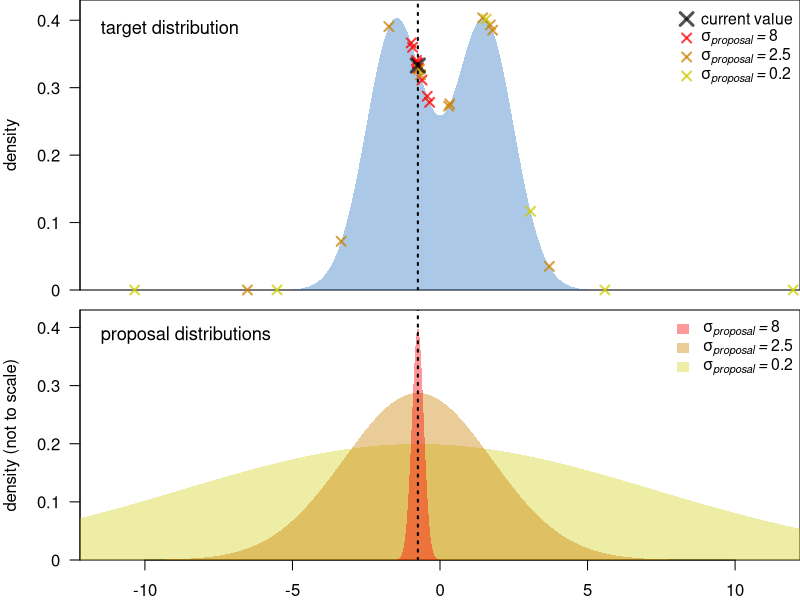

The R source for this figure:
## ---- chunk 1
knitr::opts_chunk$set(echo = TRUE)
## ---- chunk 2

set.seed(2)
par(mfrow=c(2,1),mar = c(0.5,4,0,0), las = 1)
xd <- seq(-12.2,12.2,0.01)
yd <- dnorm(xd,-1.5,1)+dnorm(xd,1.5,1)
plot(xd,yd, xlab = "", ylab = "density",type = "n", yaxs = "i", xaxs = "i", ylim = c(0,0.43), xaxt = "n", yaxt = "n")
axis(2,seq(0,0.5,0.1), c("0",as.character(seq(0.1,0.4,0.1)),NA))
text(-11.5,0.39,"target distribution", adj = c(0,.5), cex = 1.1)

error_polygon <- function(x,en,ep,color) {
  polygon( c(x[1], x, x[length(x)], x[length(x)], rev(x), x[1]),
           c((ep)[1],ep, (ep)[length(ep)], (en)[length(en)], rev(en), (en)[1]),
           border = NA, col = color)
}

col3 <- rgb(0.8,0.8,0,.75)
col2 <- rgb(0.8,0.5,0,.75)
col1 <- rgb(1,0,0,.75)


error_polygon(xd,rep(0,length(xd)),yd,rgb(0,0.35,0.7,0.33))
p1 <- -0.75
sd3 <- p1+rnorm(10,0,0.2)
points(sd3,dnorm(sd3,-1.5,1)+dnorm(sd3,1.5,1), pch = 4, cex = 1.2, lwd = 2, col = col1, xpd = T)

sd2 <- p1+rnorm(10,0,2.5)
points(sd2,dnorm(sd2,-1.5,1)+dnorm(sd2,1.5,1), pch = 4, cex = 1.2, lwd = 2, col = col2, xpd = T)

sd1 <- p1+rnorm(10,0,8)
points(sd1,dnorm(sd1,-1.5,1)+dnorm(sd1,1.5,1), pch = 4, cex = 1.2, lwd = 2, col = col3, xpd = T)

abline(v= -0.75, lty = 3, lwd = 2)
points(-0.75,dnorm(-0.75,-1.5,1)+dnorm(-0.75,1.5,1), pch = 4, cex = 1.75, lwd = 3, col = rgb(0,0,0,0.67), xpd = T)
sigmas <- c(8,2.5,0.2)
legend("topright", as.expression(c("current value",sapply(1:3, function(x) bquote(italic(sigma["proposal"]~"="~.(sigmas[x])))))), 
       col = c(rgb(0,0,0,0.67),col1,col2,col3), border = NA, bty = "n", pch = 4, 
       pt.cex = c(1.7,1.2,1.2,1.2), pt.lwd = c(3,2,2,2), cex = 0.95)


par(mar = c(2,4,0.5,0))

plot(xd,yd, xlab = "", ylab = "density (not to scale)",type = "n", yaxs = "i", xaxs = "i", ylim = c(0,0.43), yaxt = "n")
text(-11.5,0.39,"proposal distributions", adj = c(0,.5), cex = 1.1)
axis(2,seq(0,0.5,0.1), c("0",as.character(seq(0.1,0.4,0.1)),NA))

col1 <- rgb(0.8,0.8,0,0.35)
col2 <- rgb(0.8,0.5,0,0.4)
col3 <- rgb(1,0,0,0.4)

error_polygon(xd,rep(0,length(xd)),dnorm(xd,p1,8)*4,col1)
error_polygon(xd,rep(0,length(xd)),dnorm(xd,p1,2.5)*1.8,col2)
error_polygon(xd,rep(0,length(xd)),dnorm(xd,p1,0.2)*0.2,col3)


abline(v= -0.75, lty = 3, lwd = 2)
legend("topright", as.expression(sapply(1:3, function(x) bquote(italic(sigma["proposal"]~"="~.(sigmas[x]))))), 
       fill = c(col3,col2,col1), border = NA, bty = "n", cex = 0.95)


